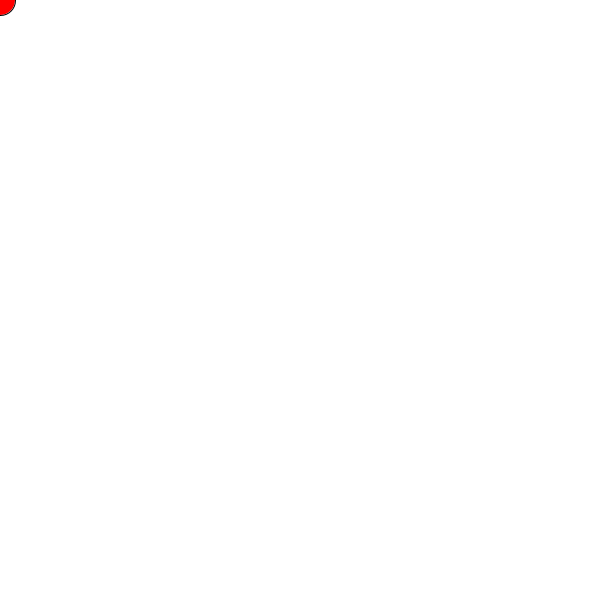
Frame 1 (no input)
Frame 60 (the mouse pressed at the canvas centre just before this capture): identical to frame 1, image omitted
Frame 120 (the mouse held since frame 60 and released just before this capture): identical to frame 1, image omitted

The Processing sketch that drew this single still picture (run headless with seeded random() and noise(); from frame 60 on, the mouse is pressed at the canvas centre):

// Processing sketch: processing_67053
// ── processing_67053.pde

float posX=0;
  int posY=0;
  

void setup(){
  size(600,600);
  background(255);
}
void draw(){
  background(255);
  smooth();
  fill(255,0,0);
 ellipse(posX,posY,30,30);}
void keyPressed(){
  if (keyCode ==RIGHT){
    posX+=4;
  }
  else if (keyCode ==LEFT){
    posX-=4;
  }
  else if (keyCode ==UP){
    posY-=4;
    
  }
else if (keyCode ==DOWN){
    posY+=4;
  }
  

}



  
